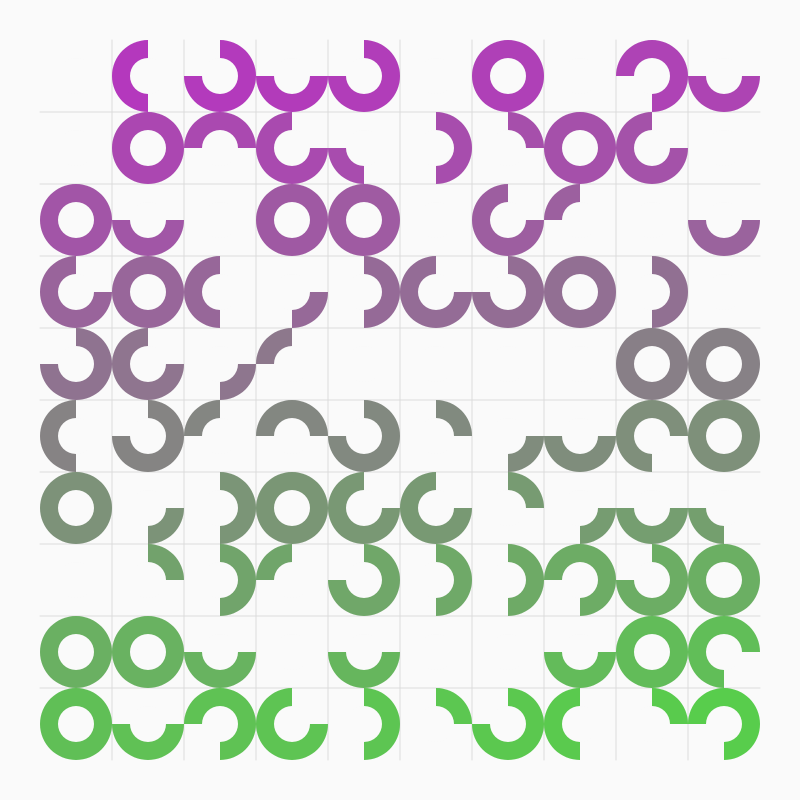
Frame 1 (no input)
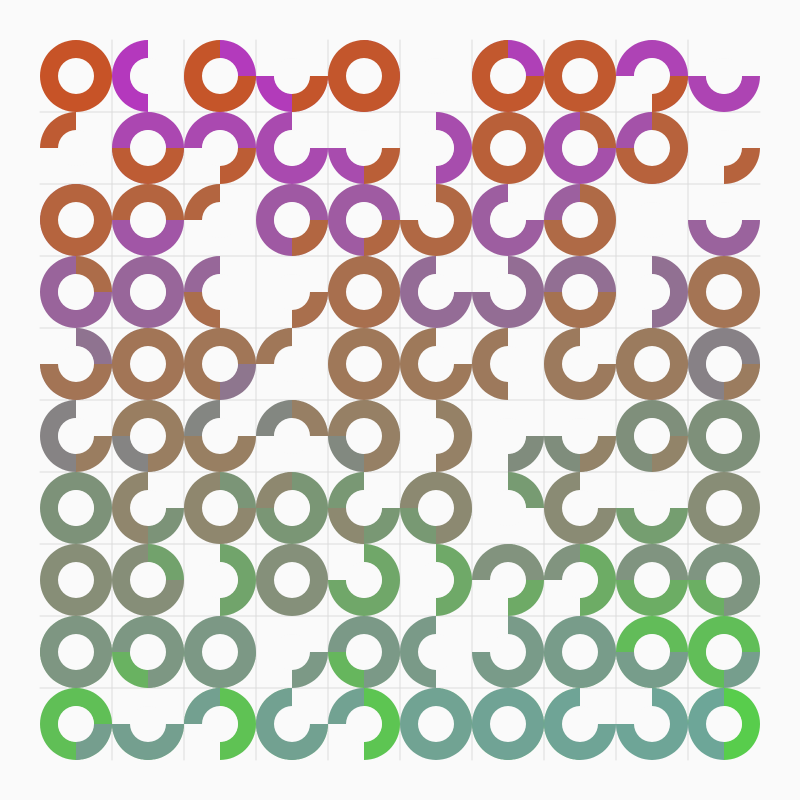
Frame 2 (the mouse pressed at the canvas centre, redrawn once)

The p5.js sketch that drew these frames (run headless with seeded random() and noise() and a simulated clock; the mouse was pressed at the canvas centre and the sketch redrawn once):

// p5.js sketch
// ── sketch.js
let canvasSizeH = 800
let canvasSizeV = 800
let canvasPaddingH = 40
let canvasPaddingV = 40
let artboardSizeH = canvasSizeH - canvasPaddingH * 2
let artboardSizeV = canvasSizeV - canvasPaddingV * 2
let gridMin = 5
let gridMax = 10
let gridSteps = Math.floor(Math.random() * (gridMax - gridMin + 1)) + gridMin

let showGrid = true
let showArtboard = false
let showDebug = false

let cellPadding = 0

function setup() {
  pixelDensity(2.0)
  frameRate(1)
  createCanvas(canvasSizeH, canvasSizeV)
  background(250)

  if(showArtboard){
    noStroke()
    fill(240,240,240)
    rect(
      canvasPaddingH,
      canvasPaddingV,
      artboardSizeH,
      artboardSizeV
    )
  }

  if(showGrid){
    stroke(220, 220, 220)
    noFill()
    for (let i = artboardSizeH / gridSteps + canvasPaddingH; i < artboardSizeH + canvasPaddingH; i += artboardSizeH / gridSteps) {
      line(i,canvasPaddingV,i,artboardSizeV + canvasPaddingV)
    }
    for (let j = artboardSizeV / gridSteps + canvasPaddingV; j < artboardSizeV + canvasPaddingV; j += artboardSizeV / gridSteps) {
      line(canvasPaddingH,j,artboardSizeH + canvasPaddingH,j)
    }
  }
  noLoop()
}

function draw() {
  let cellSizeH = artboardSizeH / gridSteps
  let cellSizeV = artboardSizeV / gridSteps

  let itemSizeH = artboardSizeH / gridSteps - cellPadding * 2
  let itemSizeV = artboardSizeV / gridSteps - cellPadding * 2

  let cellsCounter = 1
  let colsCounter = 1
  let rowsCounter = 1
  let lastRow = rowsCounter

  let from1 = color(random(0,255),random(0,255),random(0,255))
  let to1 = color(random(0,255),random(0,255),random(0,255))

  // background('white')

  for (let yPos = canvasPaddingV; yPos < artboardSizeV + canvasPaddingV; yPos += cellSizeV) {
    for (let xPos = canvasPaddingH; xPos < artboardSizeH + canvasPaddingH; xPos += cellSizeH) {
      // COUNTER ADV
      if(rowsCounter != lastRow){
        colsCounter = 1
        lastRow = rowsCounter
      }

      // ---------- START DRAW STUFF ----------

      let fillColor = lerpColor(from1, to1, 1 / (gridSteps * gridSteps) * cellsCounter)
      fill(fillColor)
      let angleStart = 90 * random([0,1,2,3,4])
      noStroke()
      angleMode(DEGREES)
      arc(
        xPos + cellSizeH / 2,
        yPos + cellSizeV / 2,
        itemSizeH,
        itemSizeV,
        angleStart,
        angleStart + 90 * random([0,1,2,3,4])
      )
      fill(color(250))
      arc(
        xPos + cellSizeH / 2,
        yPos + cellSizeV / 2,
        itemSizeH / 2,
        itemSizeV / 2,
        0,
        360
      )

      // ---------- END DRAW STUFF ----------

      // DEBUG
      if(showDebug){
        noStroke()
        textSize(15)
        fill('black')
        text('CELL ' + cellsCounter, xPos, yPos + 15);
        text('ROW ' + rowsCounter, xPos, yPos + 30);
        text('COL ' + colsCounter, xPos, yPos + 45);
      }

      // COUNTER ADV
      ++colsCounter
      ++cellsCounter
    }
    ++rowsCounter
  }
}
